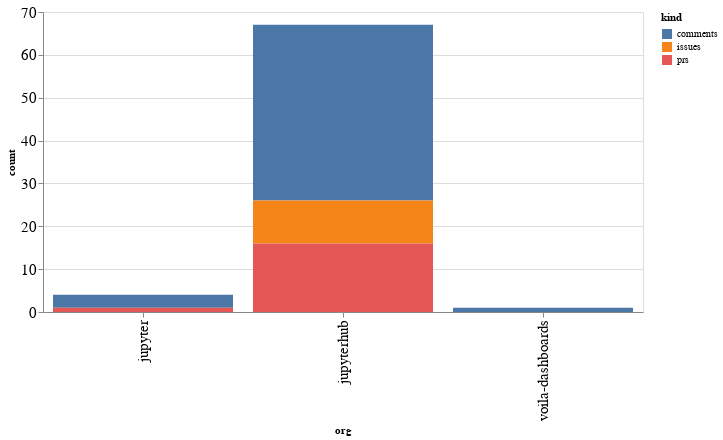

Notebook source saved alongside this figure:
### Code cell
alt.Chart(org_summaries, width=600).mark_bar().encode(
    x='org',
    y='count',
    color='kind',
    tooltip="org"
)

### Figure 1 — Vega-Lite specification as saved in the notebook (floating-point values rounded to 4 significant figures)
{"config": {"axisLeft": {"labelFontSize": 15}, "axisBottom": {"labelFontSize": 15}}, "data": {"name": "data-ce7fae99fa6656853f33be9135843001"}, "mark": "bar", "encoding": {"color": {"type": "nominal", "field": "kind"}, "tooltip": {"type": "nominal", "field": "org"}, "x": {"type": "nominal", "field": "org"}, "y": {"type": "quantitative", "field": "count"}}, "width": 600, "$schema": "https://vega.github.io/schema/vega-lite/v4.8.1.json", "datasets": {"data-ce7fae99fa6656853f33be9135843001": [{"org": "jupyter", "kind": "comments", "count": 3}, {"org": "jupyter", "kind": "prs", "count": 1}, {"org": "jupyterhub", "kind": "comments", "count": 41}, {"org": "jupyterhub", "kind": "issues", "count": 10}, {"org": "jupyterhub", "kind": "prs", "count": 16}, {"org": "voila-dashboards", "kind": "comments", "count": 1}]}}
